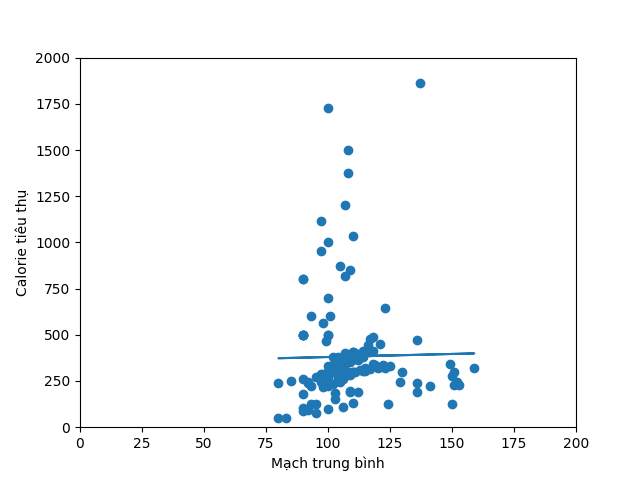

Python code for this plot:
"""
Script cơ bản visualize Calorie tiêu thụ theo mạch đập trung bình, sử dụng linear regression
"""
import matplotlib
matplotlib.use('Agg')

import pandas as pd
import matplotlib.pyplot as plt
from scipy import stats
import os

file_name = "data.csv"
file_path = os.path.join(os.path.dirname(__file__), file_name)
full_health_data = pd.read_csv(file_path, header=0, sep=",")

x = full_health_data["Average_Pulse"]
y = full_health_data["Calorie"]

slope, intercept, r, p, std_err = stats.linregress(x, y)

def myfunc(x):
    """
    return data từ đồ thị tuyến tính ```y = ax + b``` với ```a = slope``` và ```b = intercept```
    """
    return slope * x + intercept

mymodel = list(map(myfunc, x))
print(mymodel)

plt.scatter(x, y)
plt.plot(x, mymodel)
plt.ylim(ymin=0, ymax=2000)
plt.xlim(xmin=0, xmax=200)
plt.xlabel("Mạch trung bình")
plt.ylabel ("Calorie tiêu thụ")
plt.show()

#Two lines to make our compiler able to draw:
output_file = os.path.join(os.path.dirname(__file__),'intro.png')
plt.savefig(output_file)

